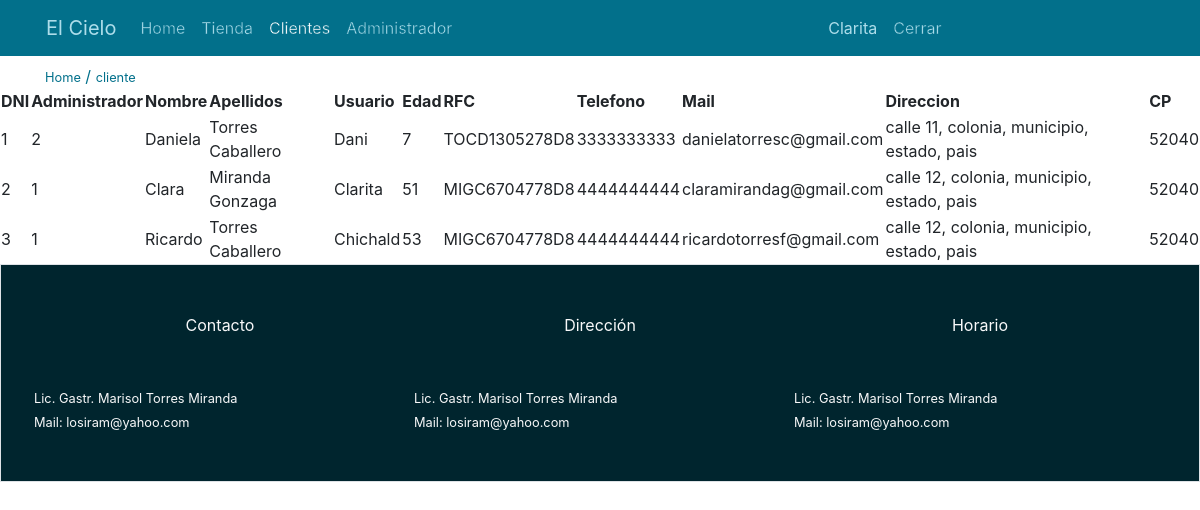
The app's page /cliente (signed in) with its own data.
### tables this page shows
CREATE TABLE clientes (
    clienteDNI INT NOT NULL AUTO_INCREMENT ,
    adminDNI INT NOT NULL ,
    cl_nombre VARCHAR (15) ,
    cl_apellidos VARCHAR (35) ,
    cl_usuario VARCHAR (15) UNIQUE ,
    cl_password VARCHAR (20) ,
    cl_edad INT ,
    cl_rfc VARCHAR (14) ,
    cl_telefono VARCHAR (10) ,
    cl_mail VARCHAR (30) UNIQUE ,
    cl_direccion VARCHAR (70) ,
    cl_cp INT ,
    cl_sello_digital TEXT (300) ,
    cl_razon_social VARCHAR (20) ,
    cl_mensaje TEXT (500) ,
    PRIMARY KEY (clienteDNI) ,
    FOREIGN KEY (adminDNI) REFERENCES administradores (adminDNI) ON UPDATE CASCADE ON DELETE CASCADE
);

### controllers/ViewsController.php (called while the page is built, shortened)
<?php
class ViewsController {
    private static $views_path = "./views/" ;
    public function view ($route) {
        require_once (self::$views_path."header.php") ;
        require_once (self::$views_path.$route.".php") ;
        require_once (self::$views_path."footer.php") ;
    }
}

### index.php (called while the page is built, shortened)
<?php
require_once ("./controllers/Autoload.php") ;
$route = isset ($_GET ["r"]) ? $_GET ["r"] : "home" ;
$router = new Router ($route) ;

### controllers/Autoload.php (called while the page is built, shortened)
<?php
class Autoload {
    public function __construct () {
        spl_autoload_register (function ($class_name) {
            $controllers_path = "./controllers/".$class_name.".php" ;
            $models_path = "./models/".$class_name.".php" ;
        }) ;
    }
}

### getters/getCliente.php (called while the page is built, shortened)
<?php
$c = "" ;
$clientecontroller = new ClienteController () ;
$getcliente = $clientecontroller->getCliente ($cliente = $c) ;
$countcliente = count ($getcliente) ;

### controllers/ClienteController.php (called while the page is built, shortened)
<?php
class ClienteController {
    private $clientemodel ;
    public function __construct () {
        $this->clientemodel = new ClienteModel () ;
    }
    public function getCliente ($cliente = "") {
        return $this->clientemodel->get ($cliente = "") ;
    }
}

### models/Connection.php (called while the page is built, shortened)
<?php
abstract class Connection {
    private static $database_host = "localhost" ;
    private static $database_user = "root" ;
    private static $database_pass = "" ;
    private static $database_name = "cielo" ;
    private static $database_char = "utf8" ;
    private $connected ;
    protected $query ;
    protected $rows = array () ;
    private function open_database () {
        $this->connected = new mysqli (
            self::$database_host ,
            self::$database_user ,
            self::$database_pass ,
            self::$database_name
        ) ;
        $this->connected->set_charset (
            self::$database_char
        ) ;
    }
    protected function get_query () {
        $result = $this->connected->query ($this->query) ;
        while ($this->rows[] = $result->fetch_assoc ()) ;
        return array_pop ($this->rows) ;
    }
}

### models/ClienteModel.php (called while the page is built, shortened)
<?php
require "Connection.php" ;
class ClienteModel extends Connection {
    public function get ($cliente = "") {
        $this->query = ($cliente != "") ? "SELECT * FROM clientes WHERE clienteDNI = '$cliente'" : "SELECT * FROM clientes" ;
        $this->get_query () ;
        foreach ($this->rows as $key => $value) {
            $data[$key] = $value ;
        }
        return $data ;
    }
}

### views/cliente.php (the view)
<?php require_once ("./getters/getCliente.php") ; ?>
<table>
    <thead>
        <tr>
            <th>DNI</th>
            <th>Administrador</th>
            <th>Nombre</th>
            <th>Apellidos</th>
            <th>Usuario</th>
            <th>Edad</th>
            <th>RFC</th>
            <th>Telefono</th>
            <th>Mail</th>
            <th>Direccion</th>
            <th>CP</th>
        </tr>
    </thead>
    <tbody>
        <?php for ($i=0; $i < $countcliente ; $i++) { ?>
        <tr>
            <td><?php print $getcliente [$i]["clienteDNI"] ; ?></td>
            <td><?php print $getcliente [$i]["adminDNI"] ; ?></td>
            <td><?php print $getcliente [$i]["cl_nombre"] ; ?></td>
            <td><?php print $getcliente [$i]["cl_apellidos"] ; ?></td>
            <td><?php print $getcliente [$i]["cl_usuario"] ; ?></td>
            <td><?php print $getcliente [$i]["cl_edad"] ; ?></td>
            <td><?php print $getcliente [$i]["cl_rfc"] ; ?></td>
            <td><?php print $getcliente [$i]["cl_telefono"] ; ?></td>
            <td><?php print $getcliente [$i]["cl_mail"] ; ?></td>
            <td><?php print $getcliente [$i]["cl_direccion"] ; ?></td>
            <td><?php print $getcliente [$i]["cl_cp"] ; ?></td>
        </tr>
        <?php } ?>
    </tbody>
</table>

### public/css/app.css (style rules this page uses)
table { width: 100% ; }

### records on screen
clientes: clienteDNI "1", adminDNI "2", cl_nombre "Daniela", cl_apellidos "Torres Caballero", cl_usuario "Dani", cl_edad "7", cl_rfc "TOCD1305278D8", cl_telefono "3333333333", cl_mail "danielatorresc@gmail.com", cl_direccion "calle 11, colonia, municipio, estado, pais", cl_cp "52040"
clientes: clienteDNI "2", adminDNI "1", cl_nombre "Clara", cl_apellidos "Miranda Gonzaga", cl_usuario "Clarita", cl_edad "51", cl_rfc "MIGC6704778D8", cl_telefono "4444444444", cl_mail "claramirandag@gmail.com", cl_direccion "calle 12, colonia, municipio, estado, pais", cl_cp "52040"
clientes: clienteDNI "3", adminDNI "1", cl_nombre "Ricardo", cl_apellidos "Torres Caballero", cl_usuario "Chichald", cl_edad "53", cl_rfc "MIGC6704778D8", cl_telefono "4444444444", cl_mail "ricardotorresf@gmail.com", cl_direccion "calle 12, colonia, municipio, estado, pais", cl_cp "52040"

### other values on screen
$_SESSION["cl_usuario"] "Clarita"
$divide[0] "cliente"
